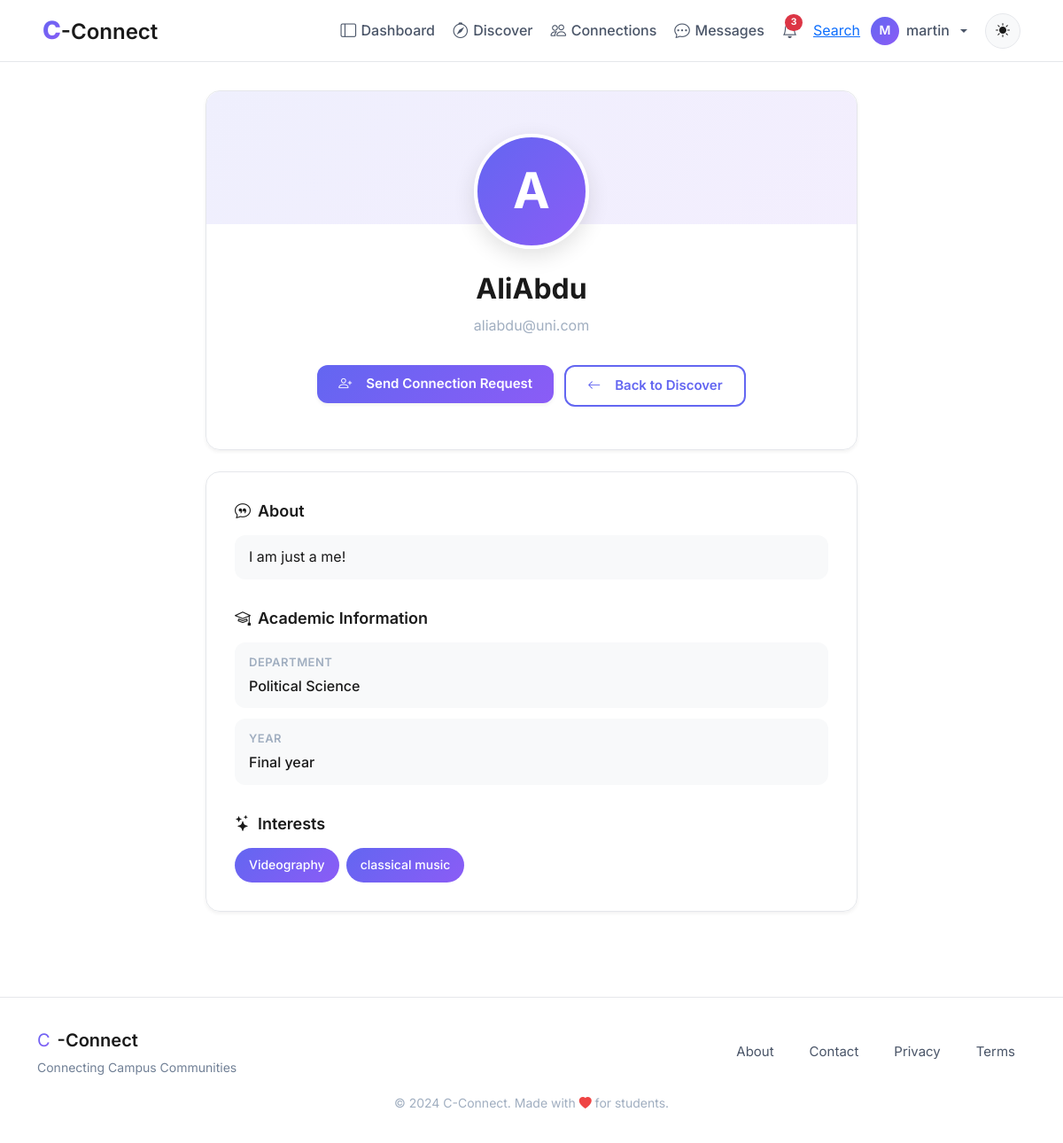
Screenshot of /user/23 (signed in) with the database file from the repository.
### models.py (models this page shows, shortened)
class User(UserMixin, db.Model):
    id = db.Column(db.Integer, primary_key=True, autoincrement=True)  # Unique identifier
    username = db.Column(db.String(100), nullable=False)  # Name of the user (later can add this unique if needed)
    email = db.Column(db.String(120), nullable=False, unique=True)  # Email of the user
    password = db.Column(db.String(200), nullable=False)  # Passwords not hashed yet (done in setup_db.py)
    created_at = db.Column(db.DateTime, default=db.func.now())  # Timestamp of account creation
    last_login = db.Column(db.DateTime, nullable=True)  # Timestamp of last login
    pass

class Profile(db.Model):
    id = db.Column(db.Integer, primary_key=True, autoincrement=True)  # Unique identifier
    user_id = db.Column(db.Integer, db.ForeignKey('user.id'), nullable=False,unique=True)  # Foreign key to User
    bio = db.Column(db.Text, nullable=True)
    profile_picture = db.Column(db.String(225), nullable=True)  # URL to profile
    department = db.Column(db.String(100), nullable=True)
    year=db.Column(db.String(20),nullable=True)
    interests=db.Column(db.JSON,nullable=True) #or db.String(500), can be comma separated values or db.Text
    location = db.Column(db.String(150), nullable=True)
    visibility = db.Column(db.String(50), default='public')  # public, private, connections-only
    updated_at = db.Column(db.DateTime, default=db.func.now(), onupdate=db.func.now())
    user = db.relationship('User', backref=db.backref('profile', uselist=False)) #here changed 'profiles' to 'profile'

### blueprints/main/routes.py (the view)
@main.route("/user/<int:user_id>")
@login_required
def view_user_profile(user_id):
    if user_id <= 0 or user_id == current_user.id:
        return redirect(url_for("auth.profile"))
    user = User.query.get_or_404(user_id)
    profile = user.profile
    conn = Connection.query.filter(
        ((Connection.user_id == current_user.id) & (Connection.target_user_id == user_id)) |
        ((Connection.user_id == user_id) & (Connection.target_user_id == current_user.id))
    ).first()
    if current_user.id != user.id:
        try:
            last_visit = (
                ProfileVisit.query
                .filter_by(viewer_id=current_user.id, viewed_id=user.id)
                .order_by(ProfileVisit.timestamp.desc())
                .first()
            )
            if not last_visit or (datetime.now(timezone.utc) - last_visit.timestamp).total_seconds() > 1800: #30 minutes
                v = ProfileVisit(viewer_id=current_user.id, viewed_id=user.id)
                db.session.add(v)
                db.session.commit()
        except:
            db.session.rollback()
    return render_template(
        "main/user_profile.html",
        user=user,
        profile=profile,
        conn=conn
    )

### blueprints/main/templates/main/user_profile.html (shortened to what this page needs)
{% extends "base.html" %}
{% block body %}
<div class="profile-container">
    <div class="container">
        <div class="row justify-content-center">
            <div class="col-lg-8">
                <div class="profile-header-card glass-card animate-on-scroll">
                        <div class="profile-avatar user-avatar profile-avatar-large">
    <span class="avatar-fallback" style="display: none;">
        {{ user.username[0].upper() }}
    </span>
    </div>
                    <h1 class="profile-name">{{ user.username }}</h1>
                    <p class="profile-email">{{ user.email }}</p>
                    <div class="action-buttons">
                        {% if conn is none %}
                            <form method="POST" action="{{ url_for('connections.connections_send', target_id=user.id) }}">
                                <button class="btn btn-primary-custom">
                                    <i class="bi bi-person-plus me-2"></i>Send Connection Request
                                </button>
                            </form>
                        {% elif conn.status == 'pending' and conn.user_id == current_user.id %}
                            <button class="btn btn-outline-custom" disabled>
                                <i class="bi bi-clock me-2"></i>Request Pending
                            </button>
                        {% elif conn.status == 'accepted' %}
                            <button class="btn btn-outline-custom" disabled>
                                <i class="bi bi-check-circle me-2"></i>Connected
                            </button>
                        {% endif %}
                        <a href="{{ url_for('main.discover') }}" class="btn btn-outline-custom">
                            <i class="bi bi-arrow-left me-2"></i>Back to Discover
                        </a>
                    </div>
                </div>
                <div class="profile-info-card glass-card animate-on-scroll mt-4">
                    {% if profile and profile.bio %}
                    <div class="info-section">
                        <h2 class="info-title">
                            <i class="bi bi-chat-quote"></i>
                            About
                        </h2>
                        <div class="info-item">
                            <p style="margin: 0; line-height: 1.6; color: var(--text-primary);">
                                {{ profile.bio }}
                            </p>
                        </div>
                    </div>
                    {% endif %}
                    {% if profile and (profile.department or profile.year or profile.location) %}
                    <div class="info-section">
                        <h2 class="info-title">
                            <i class="bi bi-mortarboard"></i>
                            Academic Information
                        </h2>
                        {% if profile.department %}
                        <div class="info-item">
                            <div class="info-label">Department</div>
                            <div class="info-value">{{ profile.department }}</div>
                        </div>
                        {% endif %}
                        {% if profile.year %}
                        <div class="info-item">
                            <div class="info-label">Year</div>
                            <div class="info-value">{{ profile.year }}</div>
                        </div>
                        {% endif %}
                    </div>
                    {% endif %}
                    {% if profile and profile.interests %}
                    <div class="info-section">
                        <h2 class="info-title">
                            <i class="bi bi-stars"></i>
                            Interests
                        </h2>
                        <div class="interests-list">
                            {% for interest in profile.interests %}
                                <span class="interest-badge">{{ interest }}</span>
                            {% endfor %}
                        </div>
                    </div>
                    {% endif %}
                </div>
            </div>
        </div>
    </div>
</div>
{% endblock %}

### templates/base.html (shortened to what this page needs)
<!DOCTYPE html>
<html lang="en">
<head>
    <link rel="stylesheet" href="https://cdn.jsdelivr.net/npm/bootstrap-icons@1.11.1/font/bootstrap-icons.css">
    <link href="https://cdn.jsdelivr.net/npm/bootstrap@5.3.2/dist/css/bootstrap.min.css" rel="stylesheet">
    <link rel="stylesheet" href="{{ url_for('static', filename='css/global.css') }}">
</head>
<body>
    <nav class="navbar navbar-expand-lg navbar-glass fixed-top">
        <div class="container-fluid px-lg-5 px-3">
            <a class="navbar-brand" href="{{ url_for('main.home') }}">
                <span class="brand-c">C</span><span class="brand-connect">-Connect</span>
            </a>
            <div class="collapse navbar-collapse" id="navbarNav">
                <ul class="navbar-nav ms-auto align-items-lg-center gap-1">
                    {% if current_user.is_authenticated %}
                        <li class="nav-item">
                            <a class="nav-link" href="{{ url_for('main.dashboard') }}">
                                <i class="bi bi-layout-sidebar"></i>Dashboard
                            </a>
                        </li>
                        <li class="nav-item">
                            <a class="nav-link" href="{{ url_for('main.discover') }}">
                                <i class="bi bi-compass"></i>Discover
                            </a>
                        </li>
                        <li class="nav-item">
                            <a class="nav-link" href="{{ url_for('connections.connections_home') }}">
                                <i class="bi bi-people"></i>Connections
                            </a>
                        </li>
                        <li class="nav-item">
                            <a class="nav-link" href="{{ url_for('main.messages') }}">
                                <i class="bi bi-chat-dots"></i>Messages
                            </a>
                        </li>
                        <li class="nav-item position-relative">
                            <a class="nav-link" href="{{ url_for('notifications.notifications_list') }}">
                                {% set unread = current_user.notifications | selectattr("is_read", "equalto", False) | list %}
                                {% if unread|length > 0 %}
                                <span class="badge bg-danger rounded-pill">{{ unread|length }}</span>
                                {% endif %}
                            </a>
                        </li>
                        <li><a href="{{ url_for('main.search_page') }}">Search</a></li>
                        <li class="nav-item dropdown">
                            <a class="nav-link dropdown-toggle d-flex align-items-center gap-2" href="#" role="button" data-bs-toggle="dropdown">
                                <div style="width: 32px; height: 32px; border-radius: 50%; background: linear-gradient(135deg, var(--primary-color), var(--accent-color)); display: flex; align-items: center; justify-content: center; color: white; font-weight: 600; font-size: 0.875rem;">
                                    {{ current_user.username[0].upper() }}
                                </div>
                                <span class="d-none d-lg-inline">{{ current_user.username }}</span>
                            </a>
                        </li>
                    {% endif %}
                    <li class="nav-item ms-lg-2">
                        <button class="btn-theme-toggle" id="themeToggle" aria-label="Toggle theme">
                            <i class="bi bi-sun-fill" id="themeIcon"></i>
                        </button>
                    </li>
                </ul>
            </div>
        </div>
    </nav>
    <main class="main-content">
        {% block body %}{% endblock %}
    </main>
    <footer class="footer-glass">
        <div class="container">
            <div class="row align-items-center">
                <div class="col-md-6 text-center text-md-start mb-3 mb-md-0">
                    <div class="d-flex align-items-center justify-content-center justify-content-md-start gap-2">
                        <span class="brand-c" style="font-size: 1.25rem;">C</span>
                        <span class="brand-connect" style="font-size: 1.25rem;">-Connect</span>
                    </div>
                    <p class="footer-tagline mb-0">Connecting Campus Communities</p>
                </div>
                <div class="col-md-6">
                    <div class="d-flex justify-content-center justify-content-md-end gap-3 flex-wrap">
                        <a href="{{ url_for('main.about') }}" class="footer-link">About</a>
                        <a href="{{ url_for('main.contact') }}" class="footer-link">Contact</a>
                        <a href="#" class="footer-link">Privacy</a>
                        <a href="#" class="footer-link">Terms</a>
                    </div>
                </div>
            </div>
            <div class="row mt-3">
                <div class="col text-center">
                    <small class="text-muted">
                        &copy; 2024 C-Connect. Made with <i class="bi bi-heart-fill" style="color: var(--danger-color);"></i> for students.
                    </small>
                </div>
            </div>
        </div>
    </footer>
</body>
</html>

### rows the page displays
User: username "M", username "martin"
User: username "A", username "AliAbdu", email "aliabdu@uni.com"
Profile: bio "I am just a me!", department "Political Science", year "Final year"

### other values shown
{{ unread|length }} "3"
{{ interest }} "Videography" "classical music"
